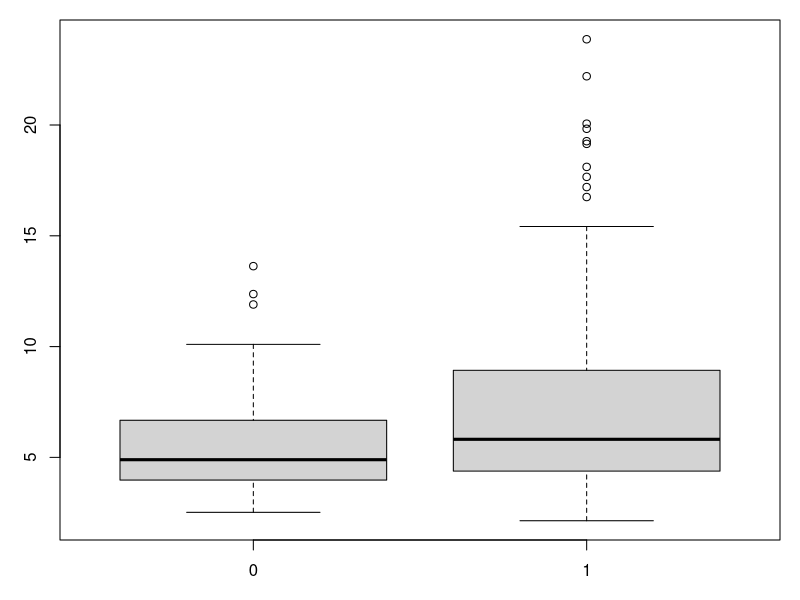
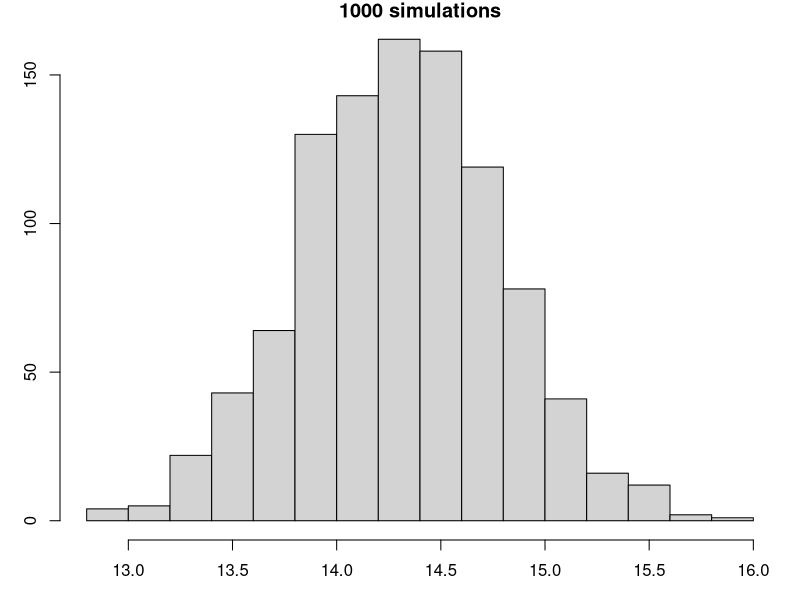
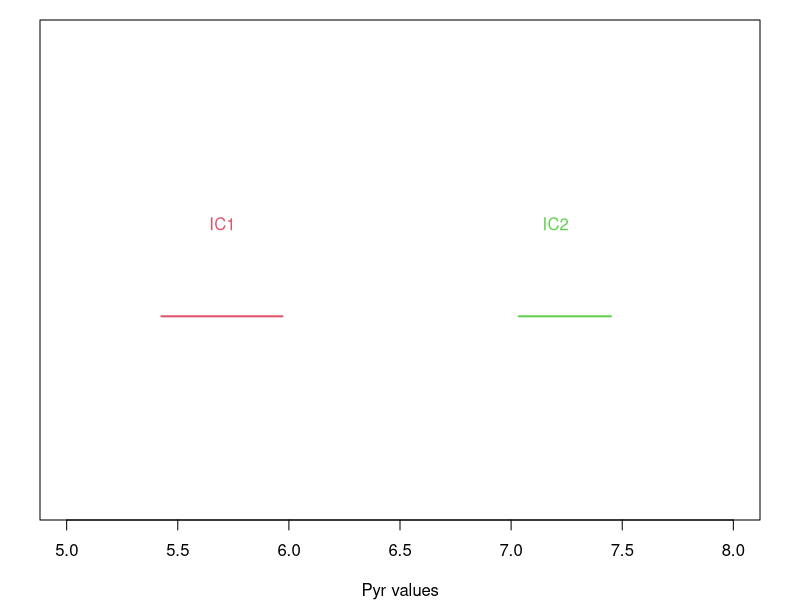
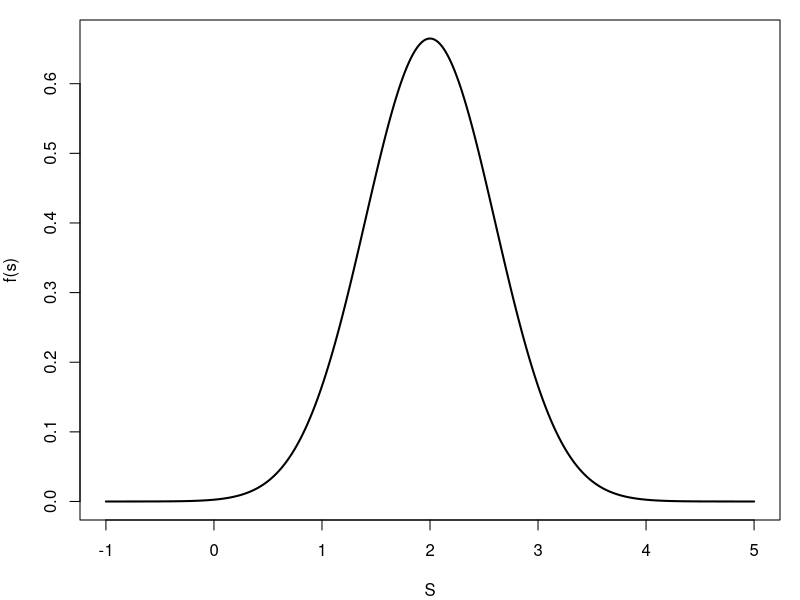
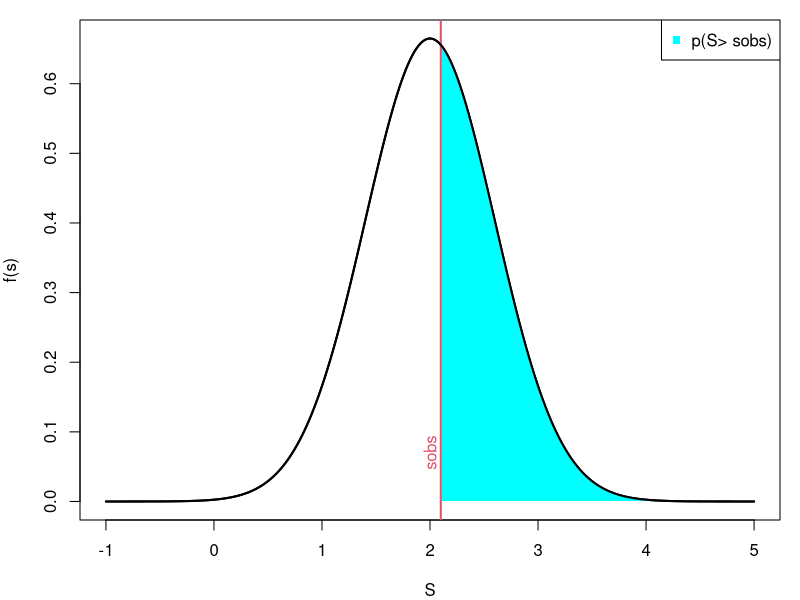
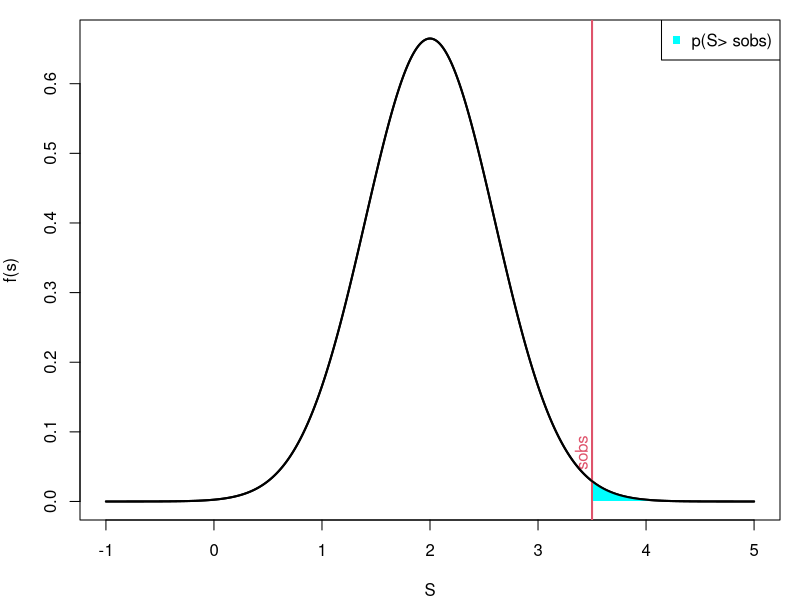
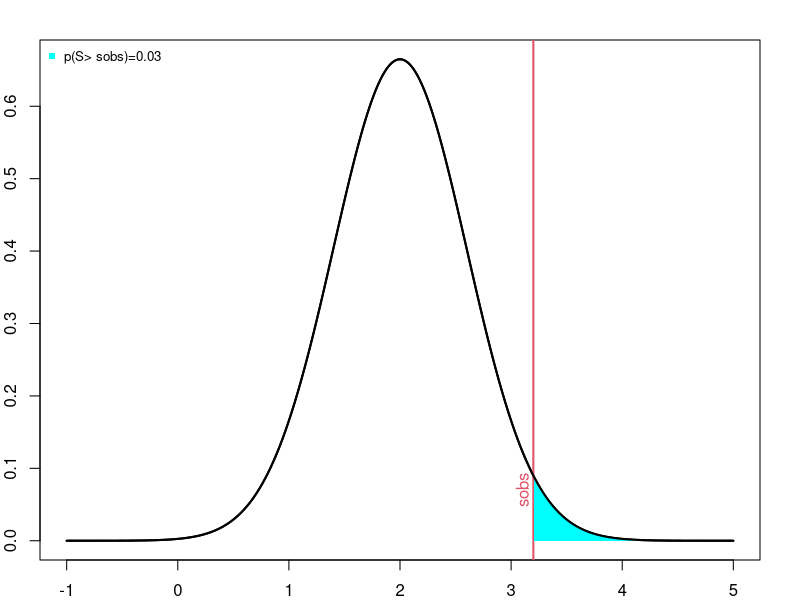

Source code (R) for these figures, in order:
## ---- chunk 1
library(knitr)
library(kableExtra)
library(png)
library(grid)
# library(formattable)

options(width = 300)
# options(encoding = 'UTF-8')
knitr::opts_chunk$set(
  fig.width = 7, fig.height = 5, 
  fig.path = 'figures/07_tests_multiples',
  fig.align = "center", 
  size = "tiny", 
  echo = TRUE, eval = TRUE, 
  warning = FALSE, message = FALSE, 
  results = TRUE, comment = "")

options(scipen = 12) ## Max number of digits for non-scientific notation
# knitr::asis_output("\\footnotesize")

## ---- chunk 2
dataMyelom <- read.table("data/myelom.txt", sep="\t", header=T)
dim(dataMyelom)
colnames(dataMyelom)
## ---- chunk 3
str(dataMyelom[,c("diagn", "pyr")])
## ---- chunk 4
table(dataMyelom[,"diagn"])
## ---- chunk 5
ind.sain <- which(dataMyelom[,"diagn"]==0)
pyr0 <- dataMyelom[ind.sain,"pyr"]
## ---- chunk 6
ind.malade <- which(dataMyelom[,"diagn"]==1)
pyr1 <- dataMyelom[ind.malade,"pyr"]
## ---- chunk 7
par(mar=c(3,3,1,1))
boxplot(pyr~diagn, data=dataMyelom)
## ---- chunk 8
by(dataMyelom[,"pyr"], dataMyelom["diagn"], mean)
## ---- chunk 9
by(dataMyelom[,"pyr"], dataMyelom["diagn"], sd)
## ---- chunk 10
nb.simul <- 1000 ; val.mean <- rep(NA, length = nb.simul)
for(i in 1: nb.simul){
  ech <- rnorm(n = 100, mean=14.3, sd = sqrt(24.6)) ;   val.mean[i] <- mean(ech)
}
hist(val.mean,xlab="estimateur de mu", main=paste(nb.simul,"simulations", sep=" "),breaks=20)
## ---- chunk 11
alpha <- 0.5
borneInf.0 <- mean(pyr0) - qt(1-alpha/2, df=(length(pyr0)-1)) * sqrt(var(pyr0)/length(pyr0)) 
borneSup.0 <- mean(pyr0) + qt(1-alpha/2, df=(length(pyr0)-1)) * sqrt(var(pyr0)/length(pyr0)) 
round(c(borneInf.0, borneSup.0),2)
## ---- chunk 12
borneInf.1 <- mean(pyr1) - qt(1-alpha/2, df=(length(pyr1)-1)) * sqrt(var(pyr1)/length(pyr1)) 
borneSup.1 <- mean(pyr1) + qt(1-alpha/2, df=(length(pyr1)-1)) * sqrt(var(pyr1)/length(pyr1)) 
round(c(borneInf.1, borneSup.1),2)
## ---- chunk 13
par(mar=c(4,2,1,2))
plot(10.5:17.5, 10.5:17.5, type = "n", yaxt="n", ylim = c(16,18.5), ylab="", xlab="Pyr values", xlim=c(5, 8))
segments(borneInf.0,17, borneSup.0, 17, lwd=2, col = 2)
segments(borneInf.1,17, borneSup.1, 17, lwd=2, col = 3)
text(5.7,17.5,"IC1", col=2)
text(7.2,17.5,"IC2", col=3)
## ---- chunk 14
par(mar=c(4,4,1,1))
vx <- seq(-1,5, by=0.01)
vy <- dnorm(vx, mean = 2, sd = 0.6)
plot(vx, vy, type ="l", ylab="f(s)", xlab="S", lwd=2 )
## ---- chunk 15
par(mar=c(4,4,1,1))
vx <- seq(-1,5, by=0.01)
vy <- dnorm(vx, mean = 2, sd = 0.6)
plot(vx, vy, type ="l", ylab="f(s)", xlab="S", lwd=2 )
abline(v=2.1, col = 2, lwd=2)
text(2, 0.07, "sobs", col=2, srt=90)
  
bons = which(vx > 2.1)
x.bons <- vx[bons]
y.bons <- vy[bons]
  
polycurve <- function(x, y, base.y = min(y), ...) {
polygon(x = c(min(x), x, max(x)), y = c(base.y, y, base.y), ...)
}
  
polycurve(x = x.bons, y=y.bons, base.y = 0, col = 'cyan' , border=NA)
lines(vx,vy, lwd=2)
legend("topright", "p(S> sobs)", pch=15, col="cyan", cex=1)
## ---- chunk 16
par(mar=c(4,4,1,1))
vx <- seq(-1,5, by=0.01)
vy <- dnorm(vx, mean = 2, sd = 0.6)
plot(vx, vy, type ="l", ylab="f(s)", xlab="S", lwd=2 )
abline(v=3.5, col = 2, lwd=2)
text(3.4, 0.07, "sobs", col=2, srt=90)
  
bons = which(vx > 3.5)
x.bons <- vx[bons]
y.bons <- vy[bons]
  
polycurve <- function(x, y, base.y = min(y), ...) {
polygon(x = c(min(x), x, max(x)), y = c(base.y, y, base.y), ...)
}
  
polycurve(x = x.bons, y=y.bons, base.y = 0, col = 'cyan' , border=NA)
lines(vx,vy, lwd=2)
legend("topright", "p(S> sobs)", pch=15, col="cyan", cex=1)
## ---- chunk 17
par(mar=c(2,2,2,2))
vx <- seq(-1,5, by=0.01)
vy <- dnorm(vx, mean = 2, sd = 0.6)
plot(vx, vy, type ="l", ylab="f(s)", xlab="S", lwd=2 )
abline(v=3.2, col = 2, lwd=2)
text(3.1, 0.07, "sobs", col=2, srt=90)
  
bons = which(vx > 3.2)
x.bons <- vx[bons]
y.bons <- vy[bons]
  
polycurve <- function(x, y, base.y = min(y), ...) {
  polygon(x = c(min(x), x, max(x)), y = c(base.y, y, base.y), ...)
}
  
polycurve(x = x.bons, y=y.bons, base.y = 0, col = 'cyan' , border=NA)
lines(vx,vy, lwd=2)
legend("topleft", "p(S> sobs)=0.03", pch=15, col="cyan", cex=0.8, bty="n")
## ---- chunk 18
t.test(pyr~diagn, data=dataMyelom, var.equal=TRUE, alternative="less")
